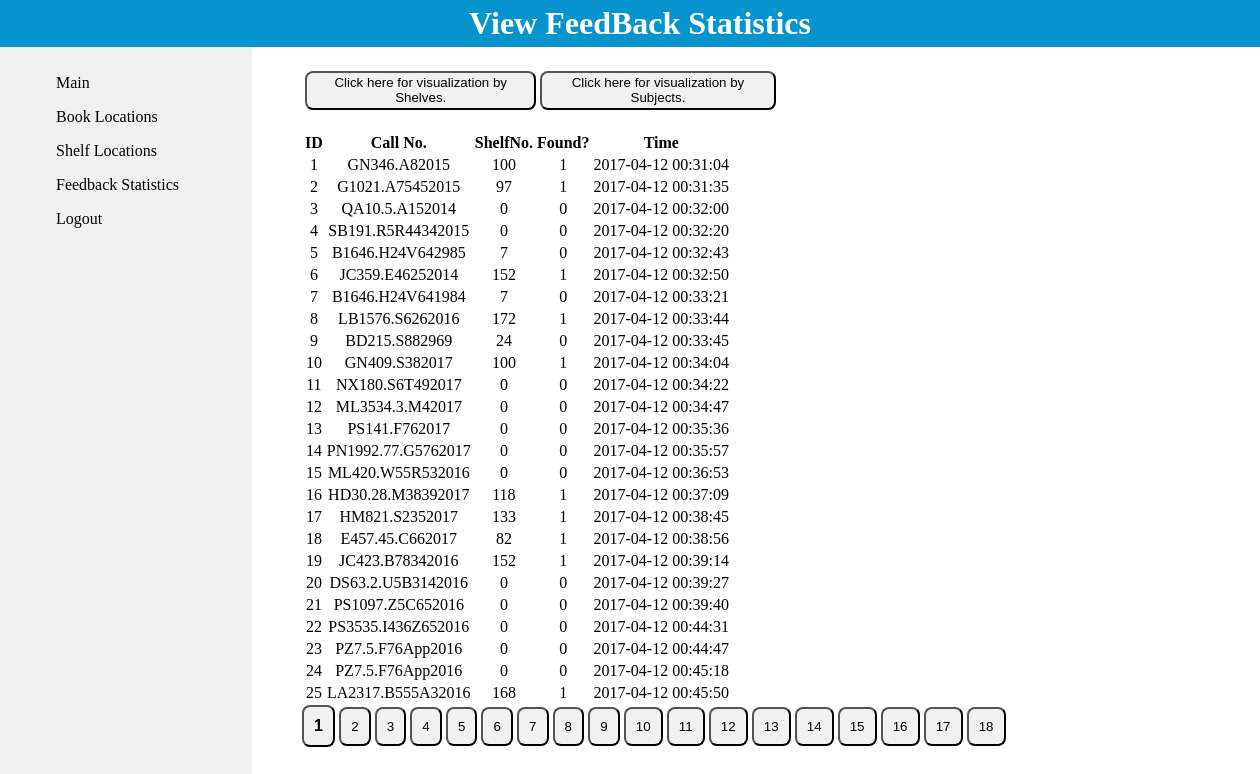
Page /Admin/Feedback/feedback.php on the committed database.
### tables this page shows
CREATE TABLE `FeedBack` (
  `ID` int(10) NOT NULL AUTO_INCREMENT,
  `CallNo` char(30) NOT NULL,
  `ShelfNo` int(10) NOT NULL,
  `Subject` varchar(50) NOT NULL,
  `Found` int(1) NOT NULL,
  `Time` datetime NOT NULL,
  PRIMARY KEY (`ID`)
);

### Admin/Feedback/feedback.php (the view, shortened to what this page needs)
<!DOCTYPE html>
<html lang = "en">
	<head>
		<link rel="stylesheet" type="text/css" href="../Admin.css">
	</head>
	<body>
		<div id = "wrapper">
			<div id = "header-div">
				<h1> View FeedBack Statistics</h1>
			</div>
			<div id = "nav-div">
				<ul>
					<li><a href = "../adminPanel.html">Main</a></li>
					<li><a href = "../Book Locations/bookLocations.php">Book Locations</a></li>
					<li><a href = "../Shelf Locations/shelfLocations.php">Shelf Locations</a></li>
					<li><a href = "feedback.php">Feedback Statistics</a></li>
					<li><a href = "../../index.html">Logout</a></li>
				</ul>
			</div>
			<div id = "main">
            <br>
			<table >
				<tr>
				<th>
				   <button type = "button" onClick = "window.location.href = 'shelf_graphs.php';"> Click here for visualization by Shelves.</button>
				</th>
				<th>
				    <button type = "button"  onClick = "window.location.href = 'subject_graphs.php';"> Click here for visualization by Subjects.</button>
				</th>
				</tr>
			</table>
			<br>
	<?php
		include ("../connect.php");
		$results_per_page = 25;
		$datatable = "FeedBack";
		if (isset($_GET["page"])) {
			$page  = $_GET["page"];
			} else {
				$page=1;
			};
         $start_from = ($page-1) * $results_per_page;
		 $sql = "SELECT * FROM " . $datatable . " ORDER BY ID LIMIT $start_from, " .$results_per_page;
	   if ($data = $conn->query($sql))
		{
			if ($data->num_rows > 0)
			{
				echo "<table><tr><th>ID</th><th>Call No.</th><th>ShelfNo.</th><th>Found?</th><th>Time</th>";
				while ($row = $data->fetch_object())
				{
					echo "<tr><td>" . $row->ID . "</td>";
					echo "<td>" . $row->CallNo . "</td>";
					echo "<td>" . $row->ShelfNo . "</td>";
					echo "<td>" . $row->Found . "</td>";
					echo "<td>" . $row->Time . "</td>";
				}
			}
			else
			{
				echo "The database is curently empty!";
			}
			echo "</table>";
		}
		$sql2 = "SELECT COUNT(ID) AS total FROM ".$datatable;
		$result = mysqli_query($conn,$sql2);
		$row = mysqli_fetch_assoc($result);
		$total_pages = ceil($row["total"] / $results_per_page);
		for ($i=1; $i<=$total_pages; $i++) {
					$href = '"feedback.php?page='.$i.'"';
					echo "<button type='button' style='display:inline;' onclick='window.location.href=".$href."'";
					if ($i==$page) echo " class='curPage' ";
					echo ">".$i."</button> ";
		};
	?>
		</div>
	</div>
</body>
</html>

### Admin/Admin.css (style rules this page uses)
body,html { margin:0; }
#wrapper { width: 100%; margin: 0 auto; }
#header-div { padding: 5px 10px; background-color: #0694CF; position: fixed; width: 100%; z-index: 10; }
#header-div h1 { margin: 0; text-align: center; color: white; z-index: 10; }
#nav-div { background-color: #F1F1F1; float: left; width: 20%; position: fixed; height: 100%; z-index: 9; }
#nav-div ul { position: fixed; top: 50px; list-style-type: none; }
#nav-div li a { display: block; color: black; text-decoration: none; padding: 8px 16px; text-align: left; }
#main { float: right; width: 80%; margin-top: 50px; margin-right: -50px; }
table { text-align: center; }
#main button { border-radius: 8px; background-color: #f1f1f1; color: black; padding: 1%; cursor: pointer; display: block; }
.curPage { font-weight:bold; font-size:16px; color: #0694CF; }

### rows in the picture
feedback: ID "1", CallNo "GN346.A82015", ShelfNo "100", Found "1", Time "2017-04-12 00:31:04"
feedback: ID "2", CallNo "G1021.A75452015", ShelfNo "97", Found "1", Time "2017-04-12 00:31:35"
feedback: ID "3", CallNo "QA10.5.A152014", ShelfNo "0", Found "0", Time "2017-04-12 00:32:00"
feedback: ID "4", CallNo "SB191.R5R44342015", ShelfNo "0", Found "0", Time "2017-04-12 00:32:20"
feedback: ID "5", CallNo "B1646.H24V642985", ShelfNo "7", Found "0", Time "2017-04-12 00:32:43"
feedback: ID "6", CallNo "JC359.E46252014", ShelfNo "152", Found "1", Time "2017-04-12 00:32:50"
feedback: ID "7", CallNo "B1646.H24V641984", ShelfNo "7", Found "0", Time "2017-04-12 00:33:21"
feedback: ID "8", CallNo "LB1576.S6262016", ShelfNo "172", Found "1", Time "2017-04-12 00:33:44"
feedback: ID "9", CallNo "BD215.S882969", ShelfNo "24", Found "0", Time "2017-04-12 00:33:45"
feedback: ID "10", CallNo "GN409.S382017", ShelfNo "100", Found "1", Time "2017-04-12 00:34:04"
feedback: ID "11", CallNo "NX180.S6T492017", ShelfNo "0", Found "0", Time "2017-04-12 00:34:22"
feedback: ID "12", CallNo "ML3534.3.M42017", ShelfNo "0", Found "0", Time "2017-04-12 00:34:47"
feedback: ID "13", CallNo "PS141.F762017", ShelfNo "0", Found "0", Time "2017-04-12 00:35:36"
feedback: ID "14", CallNo "PN1992.77.G5762017", ShelfNo "0", Found "0", Time "2017-04-12 00:35:57"
feedback: ID "15", CallNo "ML420.W55R532016", ShelfNo "0", Found "0", Time "2017-04-12 00:36:53"
feedback: ID "16", CallNo "HD30.28.M38392017", ShelfNo "118", Found "1", Time "2017-04-12 00:37:09"
feedback: ID "17", CallNo "HM821.S2352017", ShelfNo "133", Found "1", Time "2017-04-12 00:38:45"
feedback: ID "18", CallNo "E457.45.C662017", ShelfNo "82", Found "1", Time "2017-04-12 00:38:56"
feedback: ID "19", CallNo "JC423.B78342016", ShelfNo "152", Found "1", Time "2017-04-12 00:39:14"
feedback: ID "20", CallNo "DS63.2.U5B3142016", ShelfNo "0", Found "0", Time "2017-04-12 00:39:27"
feedback: ID "21", CallNo "PS1097.Z5C652016", ShelfNo "0", Found "0", Time "2017-04-12 00:39:40"
feedback: ID "22", CallNo "PS3535.I436Z652016", ShelfNo "0", Found "0", Time "2017-04-12 00:44:31"
feedback: ID "23", CallNo "PZ7.5.F76App2016", ShelfNo "0", Found "0", Time "2017-04-12 00:44:47"
feedback: ID "24", CallNo "PZ7.5.F76App2016", ShelfNo "0", Found "0", Time "2017-04-12 00:45:18"
feedback: ID "25", CallNo "LA2317.B555A32016", ShelfNo "168", Found "1", Time "2017-04-12 00:45:50"
